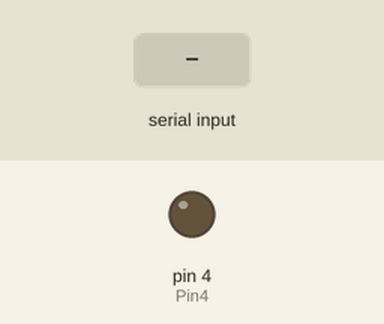
Bench run of a sketch on a simulated Arduino Uno, built with avr-gcc and run on an emulated ATmega328P. On the bench: output pins drawn as LEDs (lit = HIGH). The test bench sets the inputs (shaded band).

Above: at 1.2 s.
1.3 s: "a" received over Serial
At 2.5 s:
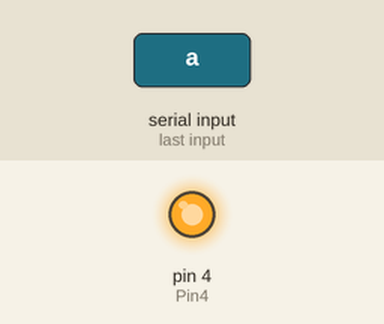
2.8 s: "b" received over Serial
At 3.8 s:
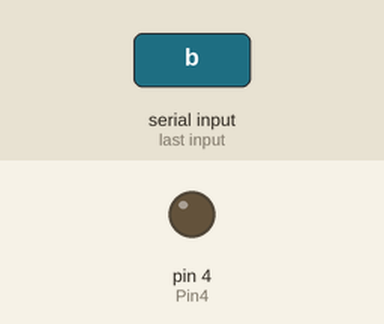
Timing chart, 0 to 5.8 s (numbered marks = the images above; inputs shaded):
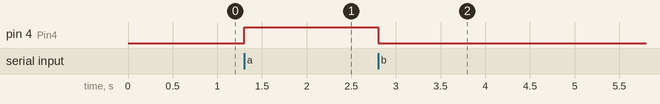

Measured:
- after the input at 1.3 s, pin 4 (Pin4): LOW → HIGH at once
- after the input at 2.8 s, pin 4 (Pin4): HIGH → LOW at once

The sketch:

Smart_Lumina_BT.ino
```cpp
#define Pin4 4
char caracter;
String inputString="";

void setup()                    // run once, when the sketch starts
{
 Serial.begin(9600);            // set the baud rate to 9600, same should be of your Serial Monitor
 pinMode(4, OUTPUT);
}


void loop() {
  if(Serial.available()) {
  caracter = Serial.read();

    if(caracter == 'a'){ digitalWrite(Pin4, HIGH);}
    if(caracter == 'b'){ digitalWrite(Pin4, LOW);}
  }

} 
```
